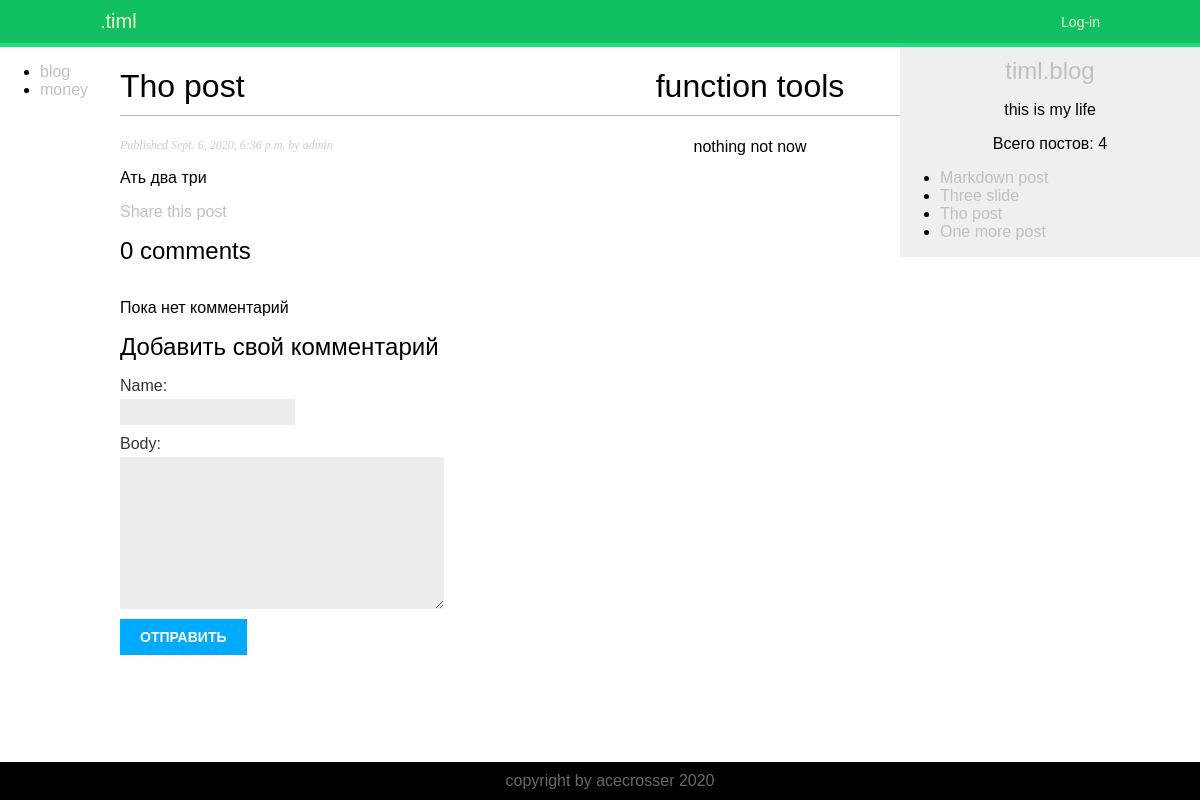
/blog/2020/9/6/tho-post/, run on the app's committed database.
### blog/models.py (models this page shows, shortened)
class Post(models.Model):
    STATUS_CHOICES = (
        ('draft', 'Draft'),
        ('published', 'Published')
    )
    title = models.CharField(max_length=250)
    slug = models.SlugField(max_length=250, unique_for_date='publish')
    author = models.ForeignKey(User, on_delete=models.CASCADE, related_name='blog_posts')
    body = models.TextField()
    publish = models.DateTimeField(default=timezone.now)
    created = models.DateTimeField(auto_now_add=True)
    update = models.DateTimeField(auto_now=True)
    status = models.CharField(max_length=10, choices=STATUS_CHOICES, default='draft')
    tags = TaggableManager()
    class Meta:
        ordering = ('-publish',)
    object = models.Manager()
    published = PublishedManager()
    def get_absolute_url(self):
        return reverse('blog:post_detail', args=[self.publish.year,
                                                 self.publish.month,
                                                 self.publish.day,
                                                 self.slug])

### blog/views.py (the view)
def post_detail(request, year, month, day, post):
    post = get_object_or_404(Post,
                             slug=post,
                             status='published',
                             publish__year=year,
                             publish__month=month,
                             publish__day=day)
    comments = post.comments.filter(active=True) # отображает все активные комментарии
    new_comment = None
    if request.method == 'POST':
        comment_form = CommentForm(data=request.POST)
        if comment_form.is_valid():
            new_comment = comment_form.save(commit=False) # commit - создает объект, но пока его не сохранаяте в БД
            new_comment.post = post
            new_comment.save()
    else:
        comment_form = CommentForm()
    return render(request, 'blog/post/detail.html', {'post': post,
                                                     'comments': comments,
                                                     'new_comment': new_comment,
                                                     'comment_form': comment_form})

### blog/forms.py
class CommentForm(forms.ModelForm):
    class Meta:
        model = Comment
        fields = ('name', 'body')  # поля которые хотим указывать при заполнениии (есть еще 'email')

### blog/models.py (called while the page is built)
    def get_queryset(self):
        return super().get_queryset().filter(status='published')

### blog/templatetags/blog_tags.py (called while the page is built)
@register.simple_tag
def total_posts():
    return Post.published.count()

@register.inclusion_tag('blog/post/latest_posts.html')
def show_latest_posts(count=5):
    latest_posts = Post.published.order_by('-publish')[:count]
    return {'latest_posts': latest_posts}

@register.filter(name='markdown') # перемена name будет использоваться как название тега в шаблоне
def markdown_format(text):
    return mark_safe(markdown.markdown(text))

@register.simple_tag()
def function_tools():
    return 'nothing not now'

### blog/templates/blog/post/detail.html (shortened to what this page needs)
{% extends "blog/base.html" %}
{% load blog_tags %}
{% block content %}
    <h1>{{ post.title }}</h1>
    <p class="date">Published {{ post.publish }} by {{ post.author }}</p>
    {{ post.body|markdown }}
    <p>
        <a href="{% url 'blog:post_share' post.id %}">Share this post</a>
    </p>
    {% with comments.count as total_comments %}
        <h2>{{ total_comments}} comment{{ total_comments|pluralize}}</h2>
    {% endwith %}
    <br>
    {% for comment in comments %}
    <div class="comment">
        <a class="info">
            Comment {{ forloop.counter }} by {{ comment.name }}
            {{ comment.created }}
            <br>
        </a>
        {{ comment.body }}
        <br><br>
    </div>
    {% empty %}
        <p>Пока нет комментарий</p>
    {% endfor %}
    {% if new_comment %}
        <h2>Ваш комментарий был добавлен</h2>
    {% else %}
        <h2>Добавить свой комментарий</h2>
        <form action="." method="post">
            {{ comment_form.as_p }}
            <p><input type="submit" value="Отправить"></p>
        </form>
    {% endif %}
{% endblock %}

### blog/templates/blog/post/latest_posts.html
<ul>
  {% for post in latest_posts %}
  <li><a href="{{ post.get_absolute_url }}">{{ post.title}}</a></li>
  {% endfor %}
</ul>

### blog/static/css/blog.css (style rules this page uses)
body { margin:0; padding:0; font-family: Ubuntu Mono, sans-serif; }
a { color:#C0C0C0; text-decoration:none; }
h1 { font-weight:normal; border-bottom:1px solid #bbb; padding:0 0 10px 0; }
h2 { font-weight:normal; margin:10px 0 0; }
p.date { color:#ccc; font-family: georgia, serif; font-size: 12px; font-style: italic; }
label { float:left; clear:both; color:#333; margin-bottom:4px; }
input, textarea { clear:both; float:left; margin:0 0 10px; background:#ededed; border:0; padding:6px 10px; font-size:12px; }
input[type=submit] { font-weight:bold; background:#00abff; color:#fff; padding:10px 20px; font-size:14px; text-transform:uppercase; }

### data on the page
Post: title "Tho post", publish "Sept. 6, 2020, 6:36 p.m.", author "admin", body "Ать два три"
Post: title "Markdown post"
Post: title "Three slide"
Post: title "One more post"

### other printed values
{{ total_comments }} "0"
